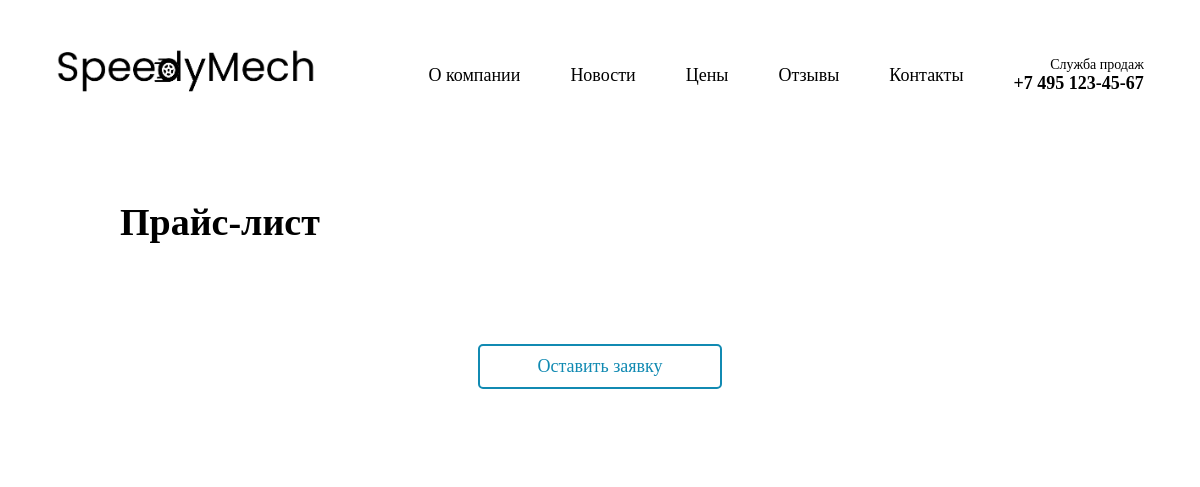
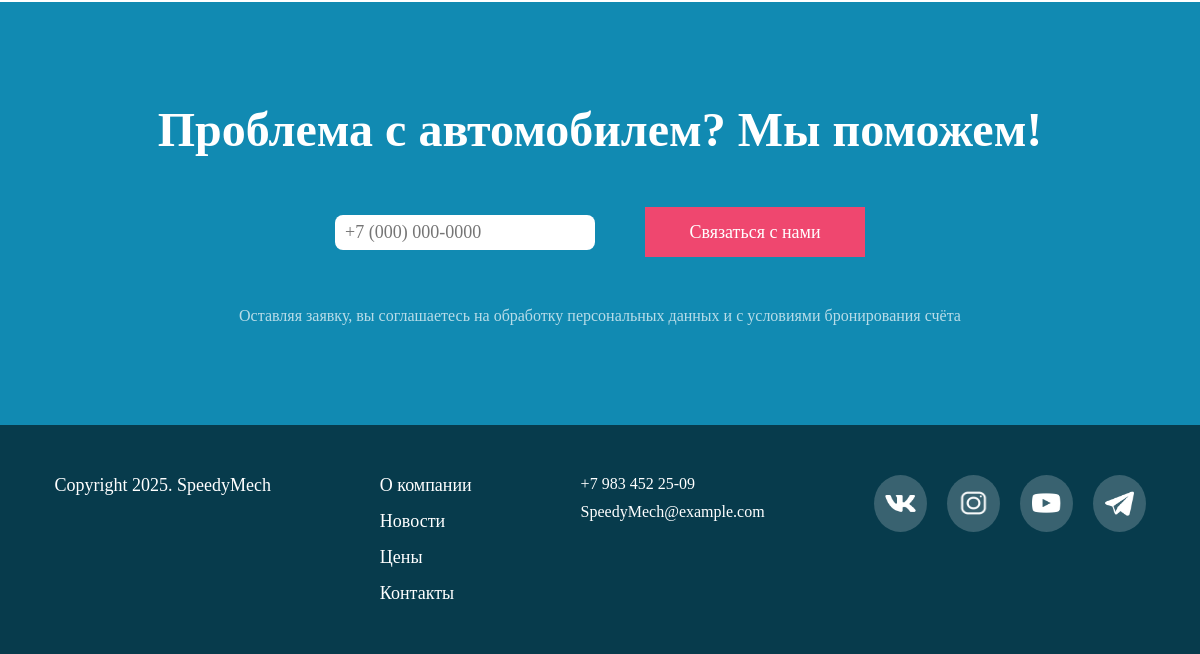
/services/, run on an earlier commit of the app's database (2 pictures, top to bottom).
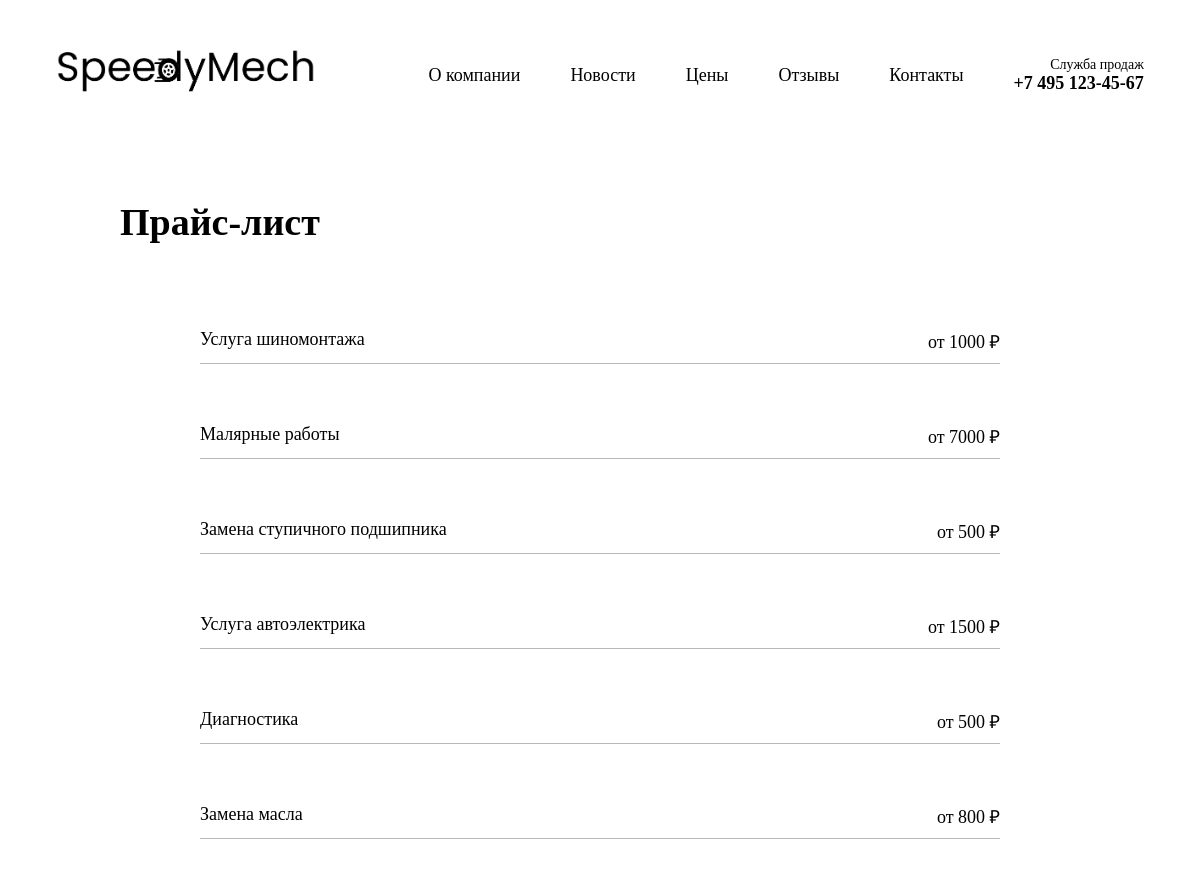
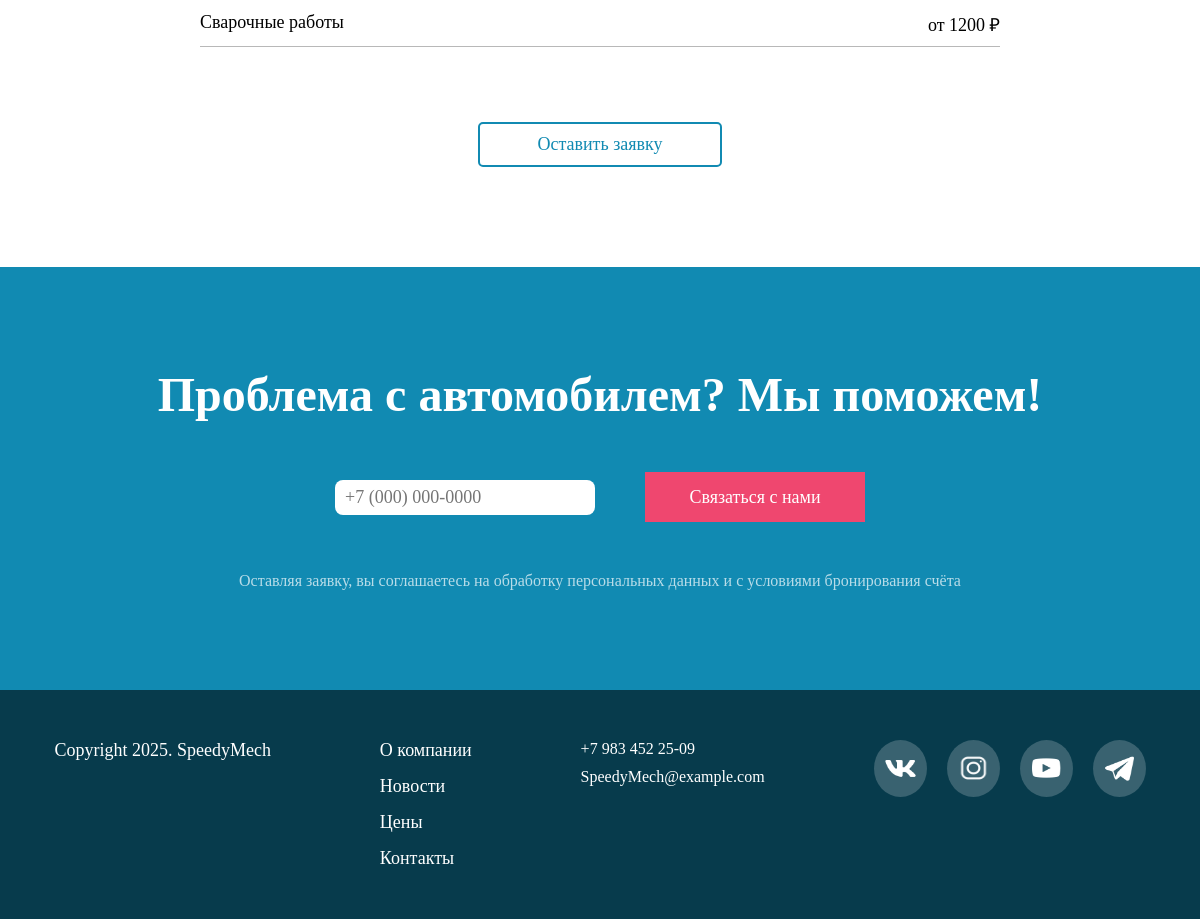
And on a later commit of the database (2 pictures, top to bottom).
### app/models.py (models this page shows, shortened)
class ServicesPrice(models.Model):
    title = models.CharField(max_length=100, verbose_name='Название работы')
    price = models.CharField(max_length=100, verbose_name='Цена')
    class Meta:
        verbose_name = 'Услуга'
        verbose_name_plural = 'Услуги'

### app/views.py (the view)
# urls.py: path('services/', views.services_price, name='services'),
def services_price(request):
    price = ServicesPrice.objects.all()
    context = {
        'price': price,
        'title': 'SpeedyMech'
    }
    return render(request, 'app/services.html', context)

### app/templates/app/services.html (shortened to what this page needs)
{% load static %}
<link rel="stylesheet" href="{% static 'app/css/style.css' %}">
<link rel="stylesheet" href="{% static 'app/css/services.css' %}">
{% include "app/header.html" %}
<main>
    <div class="services_container">
        <h1>Прайс-лист</h1>
        <div class="prices">
            {% for i in price %}
            <ol class="price-list">
                <li class="service">
                    <span class="service-name">{{ i.title }}</span>
                    <span class="service-price">от {{ i.price }} ₽</span>
                </li>
            </ol>
            {% endfor %}
        </div>
        <a class="to_form" href="{% url 'index' %}">Оставить заявку</a>
    </div>
</main>
{% include "app/footer.html" %}

What changed in the data, as far as the page shows it:
added ServicesPrice: title "Услуга шиномонтажа", price "1000"
added ServicesPrice: title "Малярные работы", price "7000"
added ServicesPrice: title "Замена ступичного подшипника", price "500"
added ServicesPrice: title "Услуга автоэлектрика", price "1500"
added ServicesPrice: title "Диагностика", price "500"
added ServicesPrice: title "Замена масла", price "800"
added ServicesPrice: title "Сварочные работы", price "1200"
